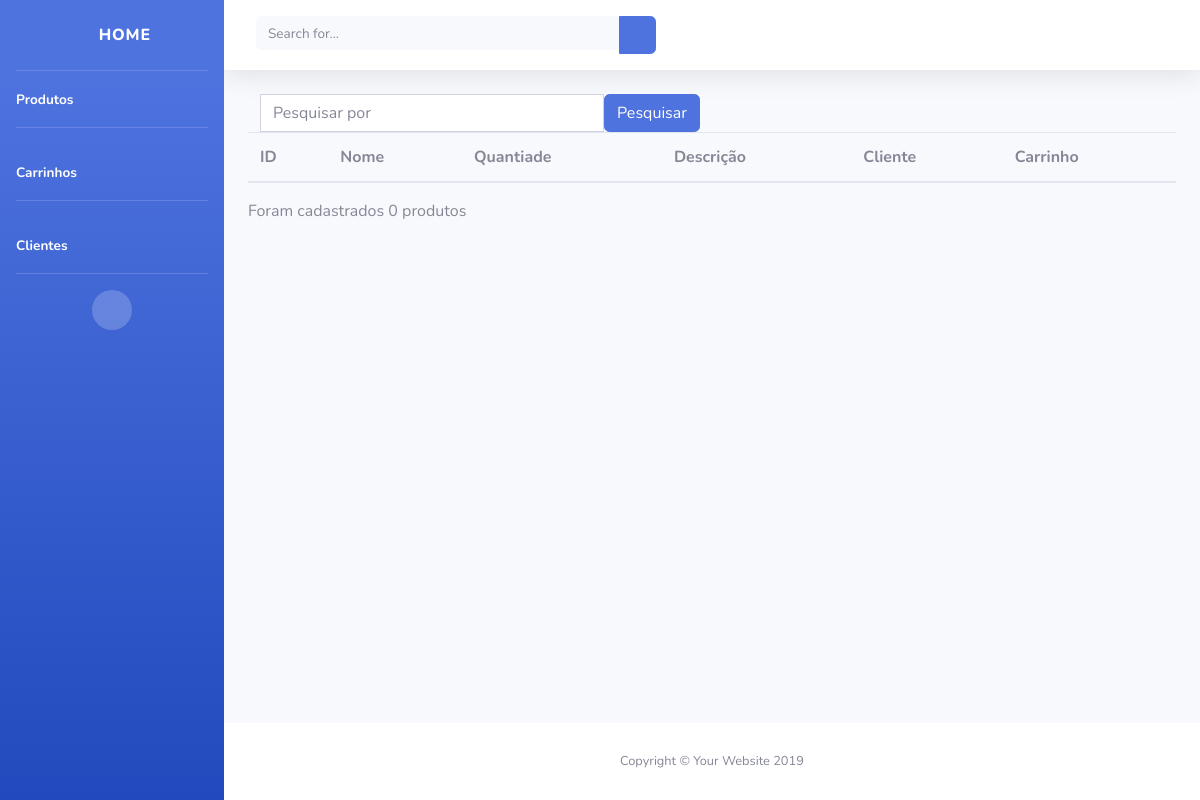
Page /primeira/produto/ on the earlier database version.
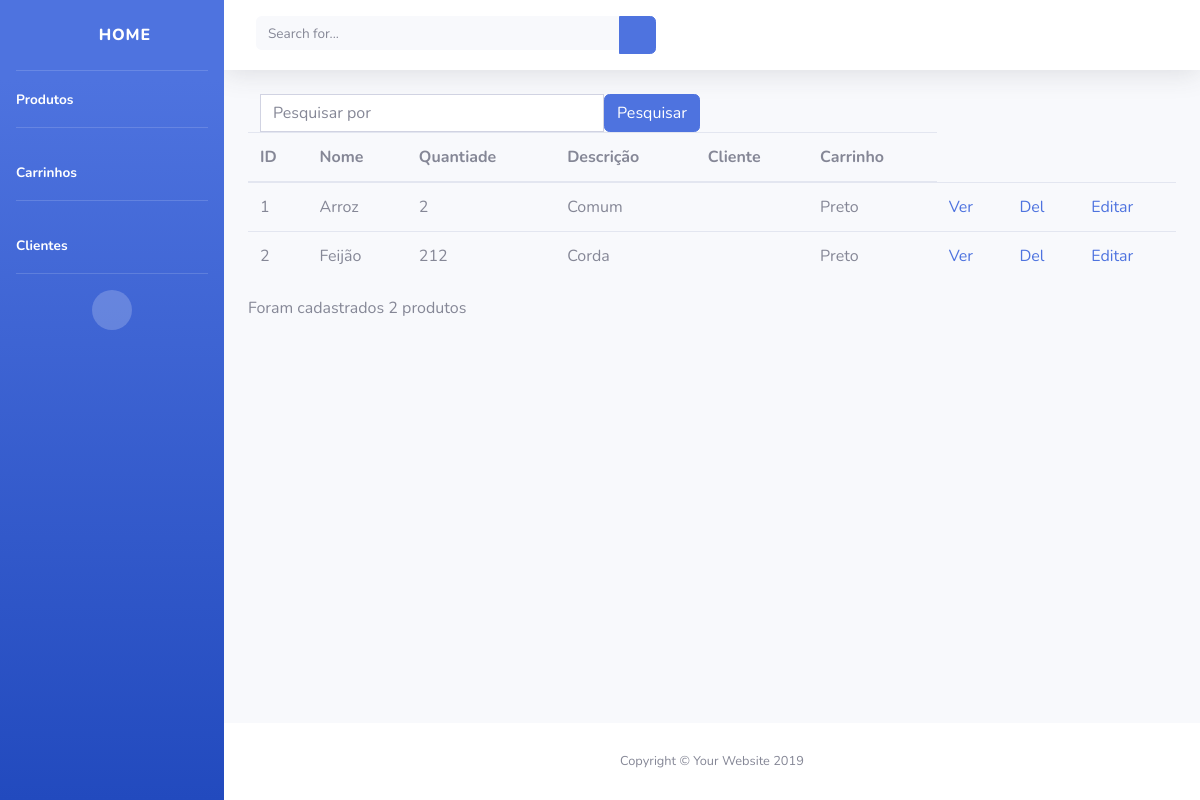
Same page on the later database version.
### primeira/models.py (models this page shows)
class Produto(models.Model):
    nome = models.CharField(max_length=50)
    descricao = models.CharField(max_length=50)
    quantidade = models.IntegerField()
    carrinho = models.ForeignKey(CarrinhoDeCompras, on_delete=models.CASCADE)

class CarrinhoDeCompras(models.Model):
    cor = models.CharField(max_length=20)
    tamanho = models.CharField(max_length=20)
    cliente = models.ForeignKey(Cliente, on_delete=models.CASCADE)
    def __str__(self):
        return self.cor

### primeira/views.py (the view)
# urls.py: path('produto/', views.produto_list),
def produto_list(request):
    if (request.method == "POST"):
        q = request.POST.get('pesquisar_por')
        produtos = Produto.objects.filter(nome__icontains=q)
        return render (request, 'produto/list.html', {'produtos': produtos})
    else:
        produtos = Produto.objects.all()
        return render (request, 'produto/list.html', {'produtos': produtos})

### primeira/templates/produto/list.html (shortened to what this page needs)
{% extends 'base.html' %}
{% block conteudo %}
<div class="col-lg-6">
    <form class="input-group" action="/primeira/produto/" method="post">
        <input type="text" name="pesquisar_por" class="form-control" placeholder="Pesquisar por">
        <span class="input-group-btn">
            <button class="btn btn-primary" type="submit">Pesquisar</button>
        </span>
    </form>
</div>
<table class="table">
    <thead>
        <tr>
            <th>ID</th>
            <th>Nome</th>
            <th>Quantiade</th>
            <th>Descrição</th>
            <th>Cliente</th>
            <th>Carrinho</th>
        </tr>
    </thead>
    <tbody>
        {% for produto in produtos %}
        <tr>
            <td>{{produto.id}}</td>
            <td>{{produto.nome}}</td>
            <td>{{produto.quantidade}}</td>
            <td>{{produto.descricao}}</td>
            <td>{{produto.cliente}}</td>
            <td>{{produto.carrinho}}</td>
            <td><a href="http://127.0.0.1:8000/primeira/produto/{{produto.id}}">Ver</a></td>
            <td><a href="http://127.0.0.1:8000/primeira/produto/delete/{{produto.id}}">Del</a></td>
            <td><a href="http://127.0.0.1:8000/primeira/produto/editar/{{produto.id}}">Editar</a></td>
        </tr>
        {% endfor %}
    </tbody>
</table>
<p>Foram cadastrados {{produtos | length }} produtos</p>
{% endblock %}

Differences in the rows shown:
added Produto: id "1", nome "Arroz", quantidade "2", descricao "Comum", carrinho "Preto"
added Produto: id "2", nome "Feijão", quantidade "212", descricao "Corda", carrinho "Preto"
Other differences:
{{ produtos | length }}: "0" → "2"
